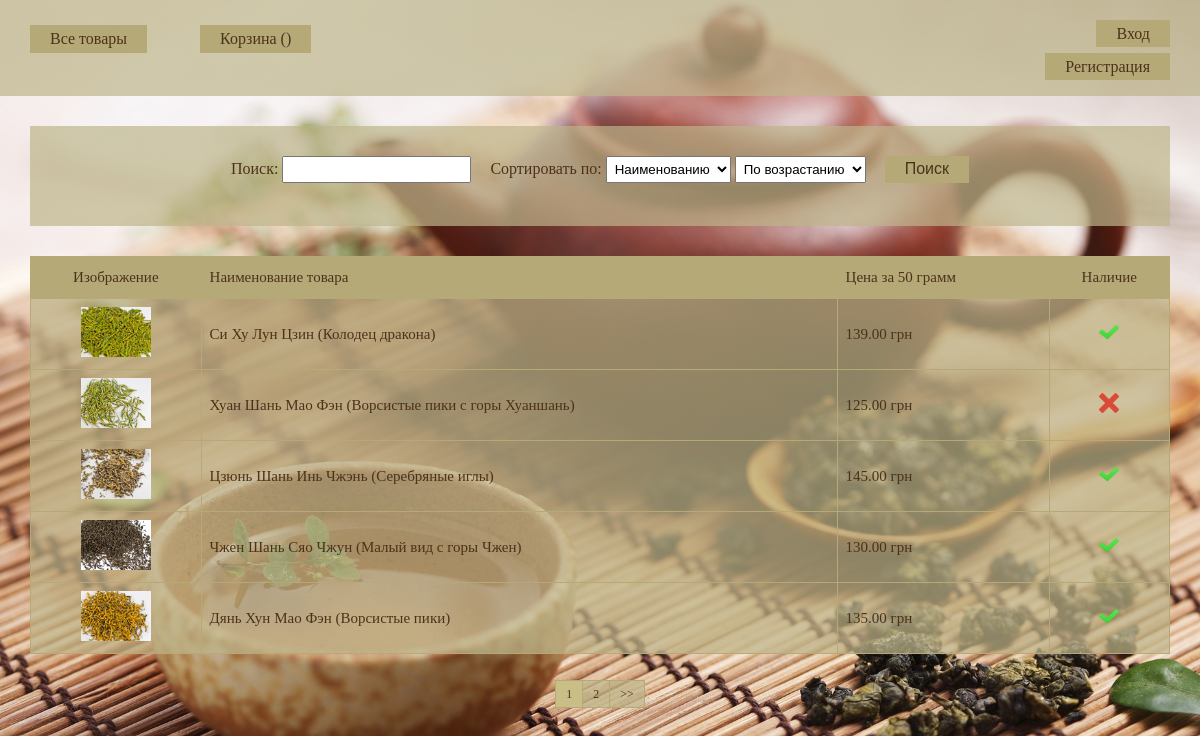
Page /tea/ on the committed database.
### tea/models.py (models this page shows, shortened)
class Product(models.Model):
    name = models.CharField(max_length=100)
    category = models.ForeignKey(Category, on_delete=models.CASCADE)
    price = models.DecimalField(max_digits=10, decimal_places=2)
    quantity = models.PositiveIntegerField()
    photo = models.ImageField(default='None', upload_to='products_photo/')
    user = models.ForeignKey(User, null=True)

### tea/views.py (the view)
# urls.py: url(r'^page/(?P<page>\d+)/$', ProductsList.as_view(), name='products_list'),
class ProductsList(ListView):
    model = Product
    template_name = 'index.html'
    context_object_name = 'products'
    paginate_by = 5
    def get_context_data(self, **kwargs):
        context = super(ProductsList, self).get_context_data(**kwargs)
        context['cart'] = Cart(self.request)
        return context
    def get_queryset(self):
        queryset = super(ProductsList, self).get_queryset()
        search = self.request.GET.get('search', None)
        sort = self.request.GET.get('sort', None)
        by = self.request.GET.get('by', None)
        if search is not None and sort is not None:
            return queryset.filter(Q(name__icontains=search) |
                                   Q(price__icontains=search) |
                                   Q(quantity__icontains=search)
                                   ).order_by(by + sort)
        if search is not None:
            return queryset.filter(Q(name__icontains=search) |
                                   Q(price__icontains=search) |
                                   Q(quantity__icontains=search))
        if sort is not None:
            return queryset.order_by(by + sort)
        return queryset

### templates/index.html (shortened to what this page needs)
{% extends "base.html" %}
{% load staticfiles %}
{% block content %}
    <div class="filter form">
        {% include 'sort_and_search.html' %}
    </div>
    <table class="products">
        <thead>
            <tr>
                <td class="image">Изображение</td>
                <td>Наименование товара</td>
                <td>Цена за 50 грамм</td>
                {% if user.is_authenticated %}
                    <td>Количество</td>
                {% else %}
                    <td style="text-align: center;">Наличие</td>
                {% endif %}
            </tr>
        </thead>
        <tbody>
            {% if products %}
                {% for product in  products %}
                    <tr class="hover_tr">
                        <td class="image"><img src='{{ product.photo.url }}'></td>
                        <td>
                            <a class="name_product" href="/tea/product/{{product.id}}/">{{product.name}}</a>
                        </td>
                        <td>{{product.price}} грн</td>
                        {% if user.is_authenticated %}
                            <td>{{product.quantity}} гр</td>
                        {% else %}
                            {% if product.quantity > 0 %}
                                <td class="existence"><img src='{% static "images/yes.png" %}' title="Есть в наличии"></td>
                            {% else %}
                                <td class="existence"><img src='{% static "images/no.png" %}' title="Нет в наличии"></td>
                            {% endif %}
                        {% endif %}
                    </tr>
                {% endfor %}
            {% endif %}
        </tbody>
    </table>
    {% if is_paginated %}
        <div class="pagination">
            <ul>
                {% for page in page_obj.paginator.page_range %}
                    {% if page_obj.number == page %}
                        <li class="active">
                            <a href="/tea/page/{{ page }}{% if request.GET.urlencode %}?{{request.GET.urlencode }}{% endif %}">
                                {{page}}
                            </a>
                        </li>
                    {% else %}
                        <li>
                            <a href="/tea/page/{{ page }}{% if request.GET.urlencode %}?{{request.GET.urlencode }}{% endif %}">
                                {{page}}
                            </a>
                        </li>
                    {% endif %}
                {% endfor %}
                {% if page_obj.has_next %}
                    <li>
                        <a href="/tea/page/{{ page_obj.next_page_number }}{% if request.GET.urlencode %}?{{request.GET.urlencode }}{% endif %}">
                            >>
                        </a>
                    </li>
                {% endif %}
            </ul>
        </div>
    {% endif %}
{% endblock %}

### templates/base.html (shortened to what this page needs)
<!DOCTYPE html>
<html lang="en">
<head>
    {% load staticfiles %}
    <link rel="stylesheet" type="text/css" href='{% static "css/style.css" %}'>
</head>
<body>
    <header>
        {% if user.is_authenticated %}
            <p>Добро пожаловать, <b>{{user}}</b></p>
            <p  class="btn"><a href="/tea/logout/">Выход</a></p>
        {% else %}
            <p  class="btn"><a href="/tea/login/">Вход</a></p>
            <p class="btn"><a href="/tea/register/">Регистрация</a></p>
        {% endif %}
        <a href="/tea/" class="main_link">Все товары</a>
        <a href="/tea/cart/" class="cart">Корзина ()</a>
    </header>
    {% block content %}
    {% endblock %}
</body>
</html>

### templates/sort_and_search.html (shortened to what this page needs)
<form action='{% url "products_list" %}' method="GET">
    <label for="search">Поиск:</label>
    <input type="text" id="search" name="search" value='{{request.GET.search}}'/>
    <label for="sort">Сортировать по:</label>
    <select name="sort" id="sort">
        <option value="name" {% if request.GET.sort == 'name' %}selected{% endif %}>Наименованию</option>
    </select>
    <select name="by">
        <option value="" {% if request.GET.by == '' %}selected{% endif %}>По возрастанию</option>
    </select>
    <button type="submit">Поиск</button>
</form>

### static/css/style.css (style rules this page uses)
html, body, div, span, a, img, strong, b, u, i, ol, ul, li, form, label, table, tbody, thead, tr, th, td, article, aside, footer, header, menu, nav, h1,h2,h3, p { margin: 0; padding: 0; border: 0; }
html, body { height: 100%; width: 100%; }
table { border-collapse: collapse; border-spacing: 0; }
body { background: url(../images/back.jpg) no-repeat; background-size: cover; background-attachment: fixed; }
header { background-color: rgba(190, 181, 138, 0.7); padding: 10px 30px 20px 0; }
header a, header p { text-align: right; text-decoration: none; color: #4d321b; }
.btn { margin-top: 15px; }
.btn a { padding: 5px 20px; font-size: 16px; background-color: #b4a977; -moz-transition: background-color 0.3s 0.1s ease; -o-transition: background-color 0.3s 0.1s ease; -webkit-transition: background-color 0.3s 0.1s ease; }
.main_link { position: absolute; text-align: left; top: 25px; left: 30px; background-color: #b4a977; padding: 5px 20px; font-size: 16px; -moz-transition: background-color 0.3s 0.1s ease; -o-transition: background-color 0.3s 0.1s ease; -webkit-transition: background-color 0.3s 0.1s ease; }
.cart { background-color: #b4a977; padding: 5px 20px; font-size: 16px; -moz-transition: background-color 0.3s 0.1s ease; -o-transition: background-color 0.3s 0.1s ease; -webkit-transition: background-color 0.3s 0.1s ease; position: absolute; top: 25px; left: 200px; }
.products { background-color: rgba(190, 181, 138, 0.7); color: #4D321B; margin: 30px; width: 95%; font-size: 15px; }
.products thead { background-color: #b4a977; line-height: 25px; }
.products .hover_tr { -moz-transition: background-color 0.3s 0.1s ease; -o-transition: background-color 0.3s 0.1s ease; -webkit-transition: background-color 0.3s 0.1s ease; }
.existence { text-align: center; }
.existence img { width: 20px; }
.products td { padding: 8px; border: 1px solid #b4a977; }
.image { text-align: center; }
.image img { width: 70px; height: 50px; }
.name_product { text-decoration: none; color: #4D321B; }
.pagination { text-align: center; margin-top: 20px; margin-bottom: 50px; }
.pagination ul { font-size:0; line-height:0; letter-spacing:-1px; }
.pagination ul li { display: inline-block; letter-spacing: normal; line-height: 20px; font-size: 11.9px; }
.pagination ul li:first-child a { border-left-width: 1px; }
.pagination ul li a { background-color: rgba(190, 181, 138, 0.7); border-color: #b4a977; border-style: solid; border-width: 1px 1px 1px 0; color: #4d321b; padding: 6px 10px; text-decoration: none; -moz-transition: background-color 0.3s 0.1s ease; -o-transition: background-color 0.3s 0.1s ease; -webkit-transition: background-color 0.3s 0.1s ease; }
.pagination ul li a:hover, .pagination ul li a:focus, .pagination ul .active a { background-color: #CABE87; }
.pagination ul .active a { cursor: default; }
.filter { width: 95%; font-size: 16px; }
.filter button { border: none; background-color: #b4a977; padding: 4px 20px 5px; color: #4d321b; font-size: 16px; cursor: pointer; -moz-transition: background-color 0.3s 0.1s ease; -o-transition: background-color 0.3s 0.1s ease; -webkit-transition: background-color 0.3s 0.1s ease; margin-left: 15px; }
.filter input, .filter select { padding: 4px; }
.filter form { height: 40px; }
label[for='sort'] { margin-left: 15px; }
.form form p, .form { text-align: center; }
.form { margin: 0 auto; margin-top: 30px; background-color: rgba(190, 181, 138, 0.7); padding: 30px 0; color: #4d321b; }
.form input, select { margin-bottom: 20px; }

### rows in the picture
Product: photo (picture), name "Си Ху Лун Цзин (Колодец дракона)", price "139.00"
Product: photo (picture), name "Хуан Шань Мао Фэн (Ворсистые пики с горы Хуаншань)", price "125.00", quantity 0 (drawn)
Product: photo (picture), name "Цзюнь Шань Инь Чжэнь (Серебряные иглы)", price "145.00"
Product: photo (picture), name "Чжен Шань Сяо Чжун (Малый вид с горы Чжен)", price "130.00"
Product: photo (picture), name "Дянь Хун Мао Фэн (Ворсистые пики)", price "135.00"

### other values in the picture
{{ page }} "1"
{{ page }} "2"
